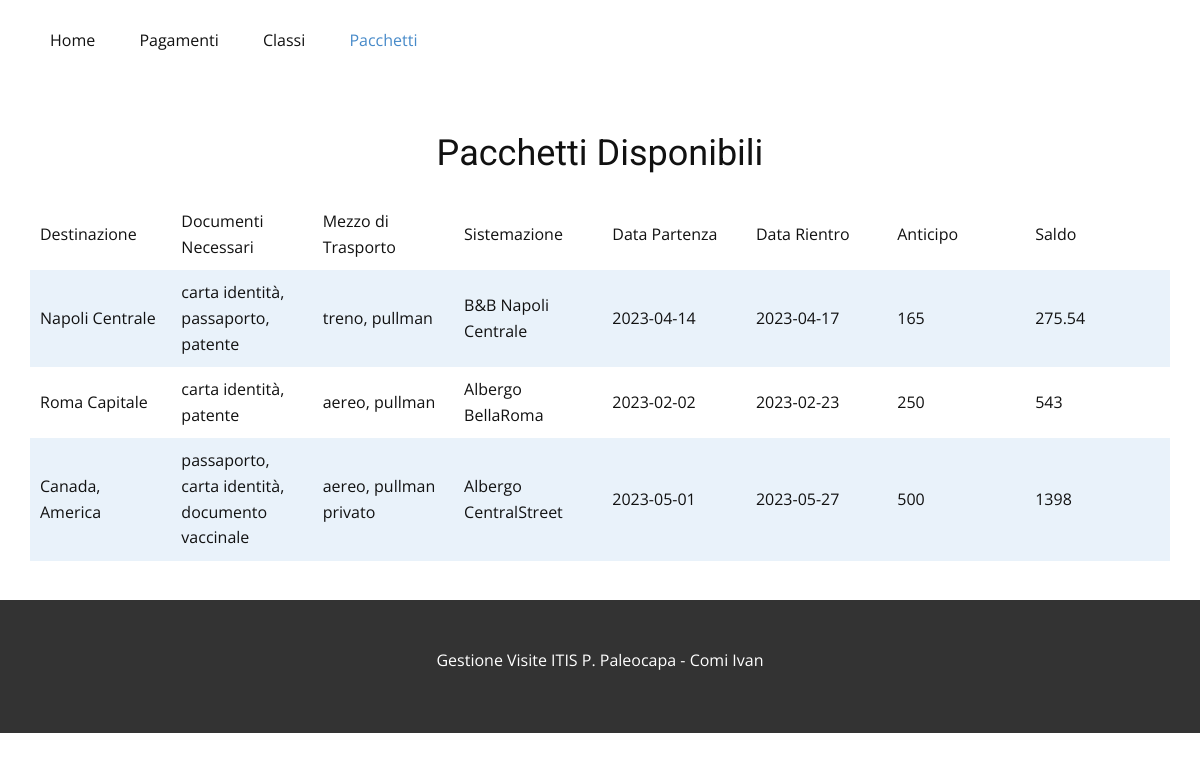
The page /pacchetti.php on the database its author committed.
### tables this page shows
CREATE TABLE `pacchetti` (
  `id` int(255) NOT NULL,
  `destinazione` varchar(255) NOT NULL,
  `data_inizio` date NOT NULL,
  `data_fine` date NOT NULL,
  `prezzo_totale` float NOT NULL,
  `anticipo` float NOT NULL,
  `documenti` varchar(255) NOT NULL,
  `mezzo` varchar(255) NOT NULL,
  `sistemazione` varchar(255) NOT NULL
);

### pacchetti.php (the view, shortened to what this page needs)
<?php
include("db-connect.php");
?>
<!DOCTYPE html>
<html style="font-size: 16px;" lang="en"><head>
    <link rel="stylesheet" href="css/nicepage.css" media="screen">
<link rel="stylesheet" href="css/pacchetti.css" media="screen">
  <meta data-intl-tel-input-cdn-path="intlTelInput/"></head>
  <body class="u-body u-xl-mode" data-lang="en"><header class="u-clearfix u-header u-header" id="sec-15ce"><div class="u-clearfix u-sheet u-valign-middle u-sheet-1">
        <nav class="u-menu u-menu-dropdown u-offcanvas u-menu-1">
          <div class="u-custom-menu u-nav-container">
            <ul class="u-nav u-unstyled u-nav-1">
              <li class="u-nav-item"><a class="u-button-style u-nav-link u-text-active-palette-1-base u-text-hover-palette-2-base" href="index.php" style="padding: 10px 20px;">Home</a></li>
              <li class="u-nav-item"><a class="u-button-style u-nav-link u-text-active-palette-1-base u-text-hover-palette-2-base" href="pagamenti.php" style="padding: 10px 20px;">Pagamenti</a></li>
              <li class="u-nav-item"><a class="u-button-style u-nav-link u-text-active-palette-1-base u-text-hover-palette-2-base" rel="nofollow" style="padding: 10px 20px;">Classi</a>
          </li>
          <li class="u-nav-item"><a class="u-button-style u-nav-link u-text-active-palette-1-base u-text-hover-palette-2-base" href="pacchetti.php" style="padding: 10px 20px;">Pacchetti</a></li>
        </ul>
      </div>
      </nav>
      </div>
      </header>
    <section class="u-clearfix u-section-1" id="sec-7709">
      <div class="u-clearfix u-sheet u-sheet-1">
        <div class="u-expanded-width u-table u-table-responsive u-table-1">
          <?php
            if(!isset($_GET['idPacchetto'])) {
              echo '<h2 class="u-align-center u-text u-text-default u-text-1">Pacchetti Disponibili</h2><br>';
              $cmd = "SELECT * FROM pacchetti";
              $qry = mysqli_query($con, $cmd);
              if(mysqli_num_rows($qry) > 0) {
                echo '<table class="u-table-entity">';
                echo '<colgroup>';
                echo '<col width="12.4%">
                <col width="12.4%">
                <col width="12.4%">
                <col width="13%">
                <col width="12.6%">
                <col width="12.4%">
                <col width="12.1%">
                <col width="12.7%">';
                echo '</colgroup>';
                echo '<tbody class="u-table-alt-palette-1-light-3 u-table-body">';
                echo '<tr style="height: 65px;">
                  <th class="u-table-cell u-table-cell">Destinazione</th>
                  <td class="u-table-cell">Documenti Necessari</td>
                  <td class="u-table-cell">Mezzo di Trasporto</td>
                  <td class="u-table-cell">Sistemazione</td>
                  <td class="u-table-cell">Data Partenza</td>
                  <td class="u-table-cell">Data Rientro</td>
                  <td class="u-table-cell">Anticipo</td>
                  <td class="u-table-cell">Saldo</td>
                </tr>';
                while($row = mysqli_fetch_assoc($qry)) {
                  echo '<tr>';
                    echo '<td class="u-table-cell">'.$row['destinazione'].'</td>';
                    echo '<td class="u-table-cell">'.$row['documenti'].'</td>';
                    echo '<td class="u-table-cell">'.$row['mezzo'].'</td>';
                    echo '<td class="u-table-cell">'.$row['sistemazione'].'</td>';
                    echo '<td class="u-table-cell">'.$row['data_inizio'].'</td>';
                    echo '<td class="u-table-cell">'.$row['data_fine'].'</td>';
                    echo '<td class="u-table-cell">'.$row['anticipo'].'</td>';
                    echo '<td class="u-table-cell">'.$row['prezzo_totale'].'</td>';
                  echo '</tr>';
                }
                echo '</table>';
              }
            }
          ?>
        </div>
      </div>
    </section>
    <footer class="u-align-center u-clearfix u-footer u-grey-80 u-footer" id="sec-8281"><div class="u-clearfix u-sheet u-sheet-1">
        <p class="u-align-center u-text u-text-default u-text-1">Gestione Visite ITIS P. Paleocapa - Comi Ivan</p>
      </div></footer>
</body></html>

### css/pacchetti.css (style rules this page uses)
.u-section-1 .u-sheet-1 { min-height: 482px; }
.u-section-1 .u-text-1 { margin-bottom: 0; margin-right: auto; margin-left: auto; }
.u-section-1 .u-table-1 { margin-top: 54px; margin-bottom: 39px; }

### rows shown on the page
pacchetti: destinazione "Napoli Centrale", documenti "carta identità, passaporto, patente", mezzo "treno, pullman", sistemazione "B&B Napoli Centrale", data_inizio "2023-04-14", data_fine "2023-04-17", anticipo "165", prezzo_totale "275.54"
pacchetti: destinazione "Roma Capitale", documenti "carta identità, patente", mezzo "aereo, pullman", sistemazione "Albergo BellaRoma", data_inizio "2023-02-02", data_fine "2023-02-23", anticipo "250", prezzo_totale "543"
pacchetti: destinazione "Canada, America", documenti "passaporto, carta identità, documento vaccinale", mezzo "aereo, pullman privato", sistemazione "Albergo CentralStreet", data_inizio "2023-05-01", data_fine "2023-05-27", anticipo "500", prezzo_totale "1398"
